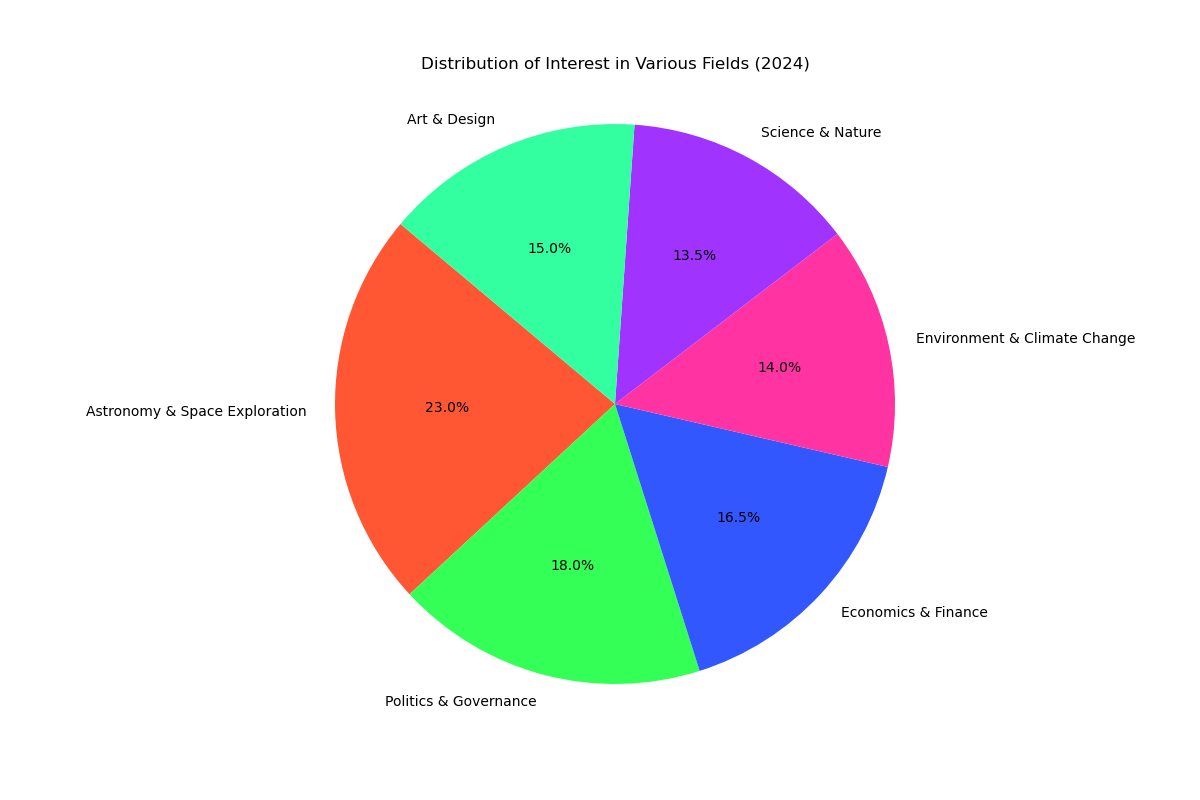

Python code for this plot:

import matplotlib.pyplot as plt

# Table data
category = ["Astronomy & Space Exploration", "Politics & Governance", "Economics & Finance", "Environment & Climate Change", "Science & Nature", "Art & Design"]
percentage = [23.0, 18.0, 16.5, 14.0, 13.5, 15.0]
colors = ['#FF5733', '#33FF57', '#3357FF', '#FF33A1', '#A133FF', '#33FFA1']

# Plot
fig, ax = plt.subplots(figsize=(12, 8))  # Change width and height of the chart
ax.pie(percentage, labels=category, autopct='%1.1f%%', startangle=140, colors=colors)
ax.axis('equal')  # Equal aspect ratio ensures that pie is drawn as a circle.

plt.title('Distribution of Interest in Various Fields (2024)', pad=20)
plt.show()
